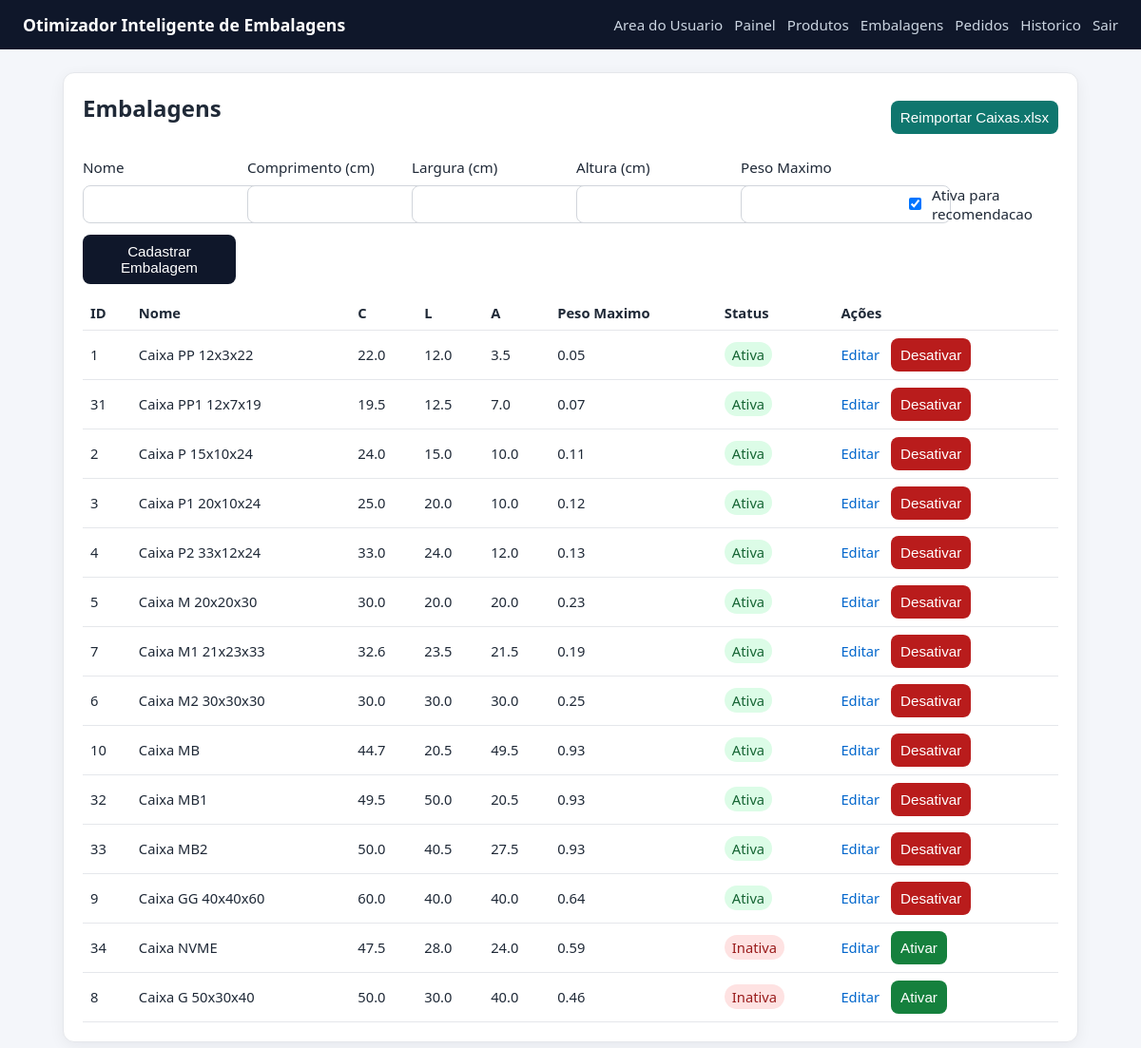
Before: /boxes (signed in) with the older database file.
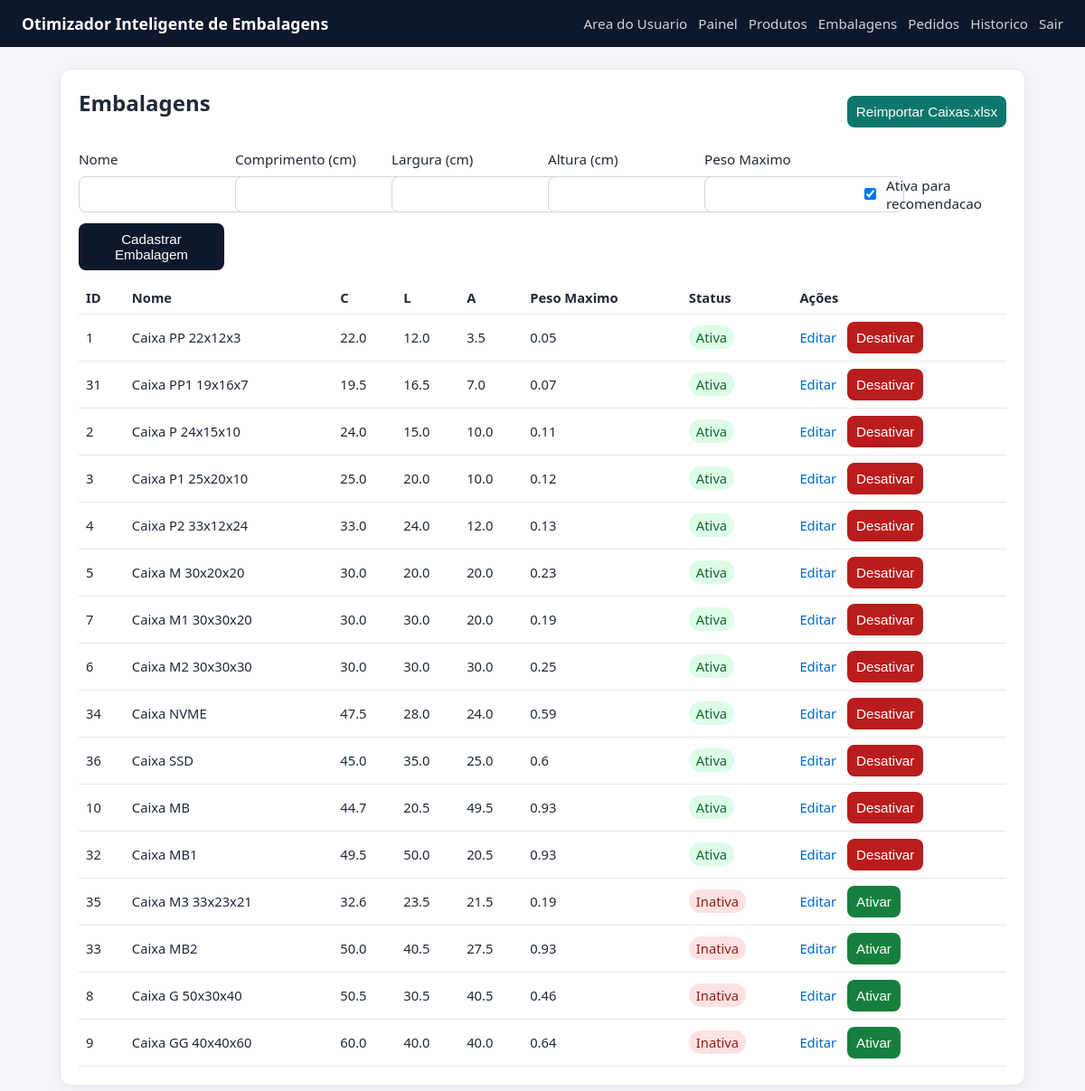
After: the same page with the newer database file.
### tables this page shows
CREATE TABLE boxes (
                id INTEGER PRIMARY KEY AUTOINCREMENT,
                name TEXT NOT NULL UNIQUE,
                length_cm REAL NOT NULL,
                width_cm REAL NOT NULL,
                height_cm REAL NOT NULL,
                max_weight REAL NOT NULL
            , is_active INTEGER NOT NULL DEFAULT 1, max_capacity_weight REAL);

### app_volum.py (the view, shortened to what this page needs)
@app.route("/boxes", methods=["GET", "POST"])
@admin_required
def boxes():
    rows = list_boxes(DB_PATH, active_only=False)
    return render_template("boxes.html", boxes=rows)

### app_volum.py (called while the page is built)
def admin_required(view_func):
    @wraps(view_func)
    def _wrapped(*args, **kwargs):
        if not session.get("is_admin"):
            next_url = request.path
            return redirect(url_for("admin_login", next=next_url))
        return view_func(*args, **kwargs)
    return _wrapped

### database.py (called while the page is built)
def get_connection(db_path):
    conn = sqlite3.connect(db_path)
    conn.row_factory = sqlite3.Row
    return conn

def list_boxes(db_path, active_only=True):
    where_clause = "WHERE is_active = 1" if active_only else ""
    status_order = "is_active DESC, " if not active_only else ""
    with closing(get_connection(db_path)) as conn:
        rows = conn.execute(
            f"SELECT * FROM boxes {where_clause} "
            f"ORDER BY {status_order}(length_cm * width_cm * height_cm) ASC, name ASC"
        ).fetchall()
    return rows

### templates/boxes.html
{% extends 'base.html' %}
{% block content %}
<section class="card">
    <div style="display: flex; justify-content: space-between; align-items: center; margin-bottom: 1rem;">
        <h2>Embalagens</h2>
        <form method="post" action="{{ url_for('boxes_reimport_default') }}" style="margin: 0;">
            <button type="submit" style="background: #0f766e;">Reimportar Caixas.xlsx</button>
        </form>
    </div>
    <form method="post" class="form-grid cols-3">
        <label>Nome
            <input type="text" name="name" required>
        </label>
        <label>Comprimento (cm)
            <input type="number" step="0.01" min="0" name="length_cm" required>
        </label>
        <label>Largura (cm)
            <input type="number" step="0.01" min="0" name="width_cm" required>
        </label>
        <label>Altura (cm)
            <input type="number" step="0.01" min="0" name="height_cm" required>
        </label>
        <label>Peso Maximo
            <input type="number" step="0.01" min="0" name="max_weight" required>
        </label>
        <label style="display: flex; align-items: center; gap: 0.5rem; margin-top: 1.8rem;">
            <input type="checkbox" name="is_active" value="1" checked>
            Ativa para recomendacao
        </label>
        <button type="submit">Cadastrar Embalagem</button>
    </form>
    <table>
        <thead>
            <tr>
                <th>ID</th><th>Nome</th><th>C</th><th>L</th><th>A</th><th>Peso Maximo</th><th>Status</th><th>Ações</th>
            </tr>
        </thead>
        <tbody>
        {% for b in boxes %}
            <tr>
                <td>{{ b['id'] }}</td>
                <td>{{ b['name'] }}</td>
                <td>{{ b['length_cm'] }}</td>
                <td>{{ b['width_cm'] }}</td>
                <td>{{ b['height_cm'] }}</td>
                <td>{{ b['max_weight'] }}</td>
                <td>
                    {% if b['is_active'] %}
                        <span style="background: #dcfce7; color: #166534; padding: 0.2rem 0.5rem; border-radius: 999px;">Ativa</span>
                    {% else %}
                        <span style="background: #fee2e2; color: #991b1b; padding: 0.2rem 0.5rem; border-radius: 999px;">Inativa</span>
                    {% endif %}
                </td>
                <td>
                    <div style="display: flex; gap: 0.75rem; align-items: center;">
                        <a href="{{ url_for('box_edit', box_id=b['id']) }}" style="color: #0066cc; text-decoration: none;">Editar</a>
                        <form method="post" action="{{ url_for('box_toggle_active', box_id=b['id']) }}" style="margin: 0;">
                            {% if b['is_active'] %}
                                <button type="submit" style="background: #b91c1c;">Desativar</button>
                            {% else %}
                                <button type="submit" style="background: #15803d;">Ativar</button>
                            {% endif %}
                        </form>
                    </div>
                </td>
            </tr>
        {% else %}
            <tr><td colspan="8">Nenhuma embalagem cadastrada.</td></tr>
        {% endfor %}
        </tbody>
    </table>
</section>
{% endblock %}

### templates/base.html (shortened to what this page needs)
<!doctype html>
<html lang="pt-BR">
<head>
    <link rel="stylesheet" href="{{ url_for('static', filename='style.css') }}">
</head>
<body>
    <header class="topbar">
        <h1>Otimizador Inteligente de Embalagens</h1>
        <nav>
            <a href="{{ url_for('user_upload') }}">Area do Usuario</a>
            {% if session.get('is_admin') %}
                <a href="{{ url_for('admin_dashboard') }}">Painel</a>
                <a href="{{ url_for('products') }}">Produtos</a>
                <a href="{{ url_for('boxes') }}">Embalagens</a>
                <a href="{{ url_for('orders') }}">Pedidos</a>
                <a href="{{ url_for('history') }}">Historico</a>
                <a href="{{ url_for('admin_logout') }}">Sair</a>
            {% else %}
                <a href="{{ url_for('admin_login') }}">Acesso Admin</a>
            {% endif %}
        </nav>
    </header>
    <main class="container">
        {% block content %}{% endblock %}
    </main>
</body>
</html>

### static/style.css (style rules this page uses)
* { box-sizing: border-box; }
body { margin: 0; font-family: Segoe UI, Tahoma, sans-serif; background: #f4f6fa; color: #1f2937; }
.topbar { background: #0f172a; color: #fff; padding: 14px 24px; display: flex; justify-content: space-between; align-items: center; gap: 16px; flex-wrap: wrap; }
.topbar h1 { margin: 0; font-size: 1.1rem; }
.topbar nav { display: flex; gap: 12px; flex-wrap: wrap; }
.topbar nav a { color: #cbd5e1; text-decoration: none; font-size: 0.95rem; }
.container { max-width: 1100px; margin: 24px auto; padding: 0 16px; }
.card { background: #fff; border-radius: 12px; padding: 20px; border: 1px solid #e5e7eb; box-shadow: 0 4px 16px rgba(15, 23, 42, 0.06); margin-bottom: 18px; }
h2, h3 { margin-top: 0; }
.form-grid { display: grid; gap: 12px; }
.form-grid.cols-3 { grid-template-columns: repeat(auto-fit, minmax(150px, 1fr)); }
label { display: grid; gap: 6px; font-size: 0.95rem; word-break: break-word; }
input, select, button { padding: 9px 10px; border-radius: 8px; border: 1px solid #d1d5db; font-size: 0.95rem; }
button, .btn { background: #0f172a; color: #fff; border: 0; cursor: pointer; text-decoration: none; display: inline-block; }
table { width: 100%; border-collapse: collapse; margin-top: 12px; }
th, td { border-bottom: 1px solid #e5e7eb; text-align: left; padding: 8px; font-size: 0.92rem; }

Changed rows visible on the page:
changed boxes id 1: name "Caixa PP 12x3x22" → "Caixa PP 22x12x3"
changed boxes id 31: name "Caixa PP1 12x7x19" → "Caixa PP1 19x16x7"; width_cm "12.5" → "16.5"
changed boxes id 2: name "Caixa P 15x10x24" → "Caixa P 24x15x10"
changed boxes id 3: name "Caixa P1 20x10x24" → "Caixa P1 25x20x10"
changed boxes id 5: name "Caixa M 20x20x30" → "Caixa M 30x20x20"
changed boxes id 7: name "Caixa M1 21x23x33" → "Caixa M1 30x30x20"; length_cm "32.6" → "30.0"; width_cm "23.5" → "30.0"; height_cm "21.5" → "20.0"
changed boxes "Caixa NVME": is_active "Inativa Ativar" → "Ativa Desativar"; moves up the list
added boxes: id "36", name "Caixa SSD", length_cm "45.0", width_cm "35.0", height_cm "25.0", max_weight "0.6", is_active "Ativa"
added boxes: id "35", name "Caixa M3 33x23x21", length_cm "32.6", width_cm "23.5", height_cm "21.5", max_weight "0.19", is_active "Inativa"
changed boxes "Caixa MB2": is_active "Ativa Desativar" → "Inativa Ativar"
changed boxes "Caixa G 50x30x40": length_cm "50.0" → "50.5"; width_cm "30.0" → "30.5"; height_cm "40.0" → "40.5"; moves up the list
changed boxes "Caixa GG 40x40x60": is_active "Ativa Desativar" → "Inativa Ativar"
